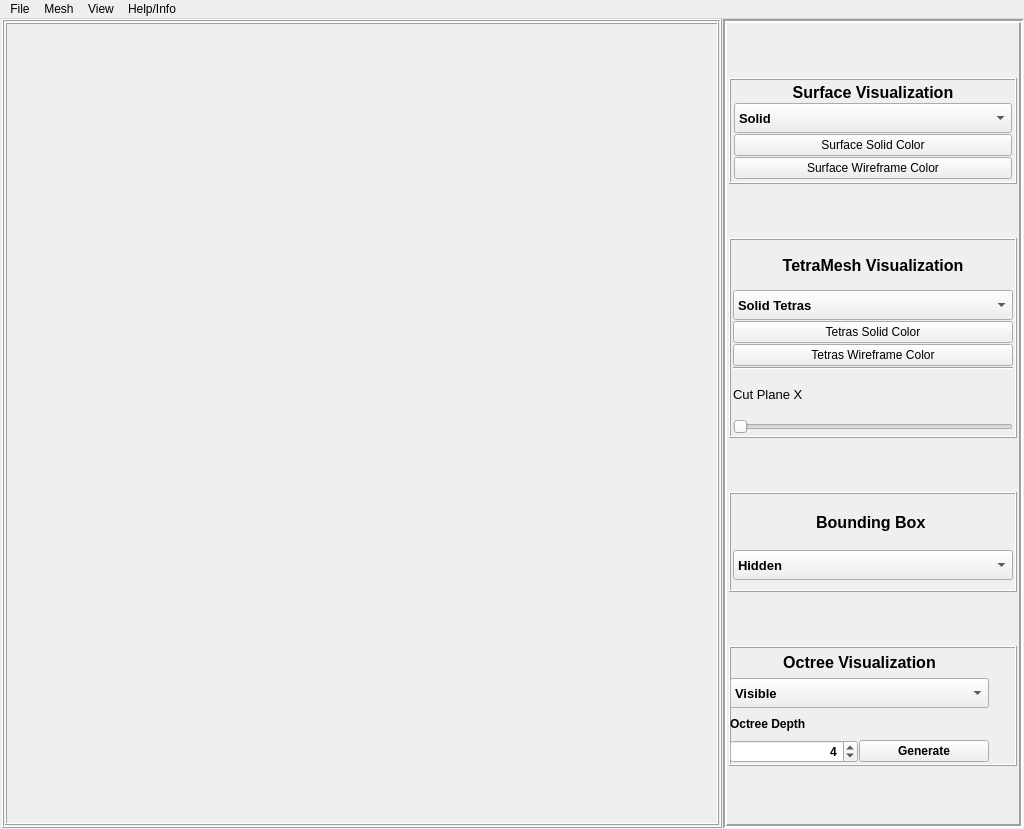
 <widget class="QMainWindow" name="MainWindow">
  <property name="geometry">
   <rect>
    <x>0</x>
    <y>0</y>
    <width>1024</width>
    <height>829</height>
   </rect>
  </property>
  <property name="sizePolicy">
   <sizepolicy hsizetype="MinimumExpanding" vsizetype="MinimumExpanding">
    <horstretch>1</horstretch>
    <verstretch>1</verstretch>
   </sizepolicy>
  </property>
  <property name="minimumSize">
   <size>
    <width>0</width>
    <height>0</height>
   </size>
  </property>
  <property name="windowTitle">
   <string>QTetraMesher</string>
  </property>
  <widget class="QWidget" name="centralWidget">
   <property name="sizePolicy">
    <sizepolicy hsizetype="MinimumExpanding" vsizetype="MinimumExpanding">
     <horstretch>0</horstretch>
     <verstretch>0</verstretch>
    </sizepolicy>
   </property>
   <property name="minimumSize">
    <size>
     <width>1024</width>
     <height>768</height>
    </size>
   </property>
   <property name="sizeIncrement">
    <size>
     <width>0</width>
     <height>0</height>
    </size>
   </property>
   <layout class="QGridLayout" name="gridLayout">
    <property name="leftMargin">
     <number>2</number>
    </property>
    <property name="topMargin">
     <number>0</number>
    </property>
    <property name="rightMargin">
     <number>1</number>
    </property>
    <property name="bottomMargin">
     <number>1</number>
    </property>
    <property name="spacing">
     <number>1</number>
    </property>
    <item row="0" column="1">
     <layout class="QHBoxLayout" name="mainLayout">
      <property name="spacing">
       <number>1</number>
      </property>
      <item>
       <widget class="QFrame" name="viewAndControlFrame">
        <property name="frameShape">
         <enum>QFrame::Box</enum>
        </property>
        <property name="frameShadow">
         <enum>QFrame::Raised</enum>
        </property>
        <layout class="QGridLayout" name="gridLayout_3">
         <property name="leftMargin">
          <number>1</number>
         </property>
         <property name="topMargin">
          <number>1</number>
         </property>
         <property name="rightMargin">
          <number>1</number>
         </property>
         <property name="bottomMargin">
          <number>1</number>
         </property>
         <property name="spacing">
          <number>1</number>
         </property>
         <item row="0" column="0">
          <layout class="QVBoxLayout" name="viewAndControlLayout">
           <property name="spacing">
            <number>1</number>
           </property>
           <item>
            <widget class="QFrame" name="qglViewerFrame">
             <property name="frameShape">
              <enum>QFrame::Box</enum>
             </property>
             <property name="frameShadow">
              <enum>QFrame::Raised</enum>
             </property>
             <layout class="QGridLayout" name="gridLayout_4">
              <property name="leftMargin">
               <number>1</number>
              </property>
              <property name="topMargin">
               <number>1</number>
              </property>
              <property name="rightMargin">
               <number>1</number>
              </property>
              <property name="bottomMargin">
               <number>1</number>
              </property>
              <property name="spacing">
               <number>1</number>
              </property>
              <item row="0" column="0">
               <widget class="QGLTetraViewer" name="viewer" native="true"/>
              </item>
             </layout>
            </widget>
           </item>
          </layout>
         </item>
        </layout>
       </widget>
      </item>
      <item>
       <widget class="QFrame" name="visualizationFrame">
        <property name="sizePolicy">
         <sizepolicy hsizetype="MinimumExpanding" vsizetype="Preferred">
          <horstretch>0</horstretch>
          <verstretch>0</verstretch>
         </sizepolicy>
        </property>
        <property name="minimumSize">
         <size>
          <width>300</width>
          <height>0</height>
         </size>
        </property>
        <property name="maximumSize">
         <size>
          <width>0</width>
          <height>16777215</height>
         </size>
        </property>
        <property name="layoutDirection">
         <enum>Qt::LeftToRight</enum>
        </property>
        <property name="frameShape">
         <enum>QFrame::Box</enum>
        </property>
        <property name="frameShadow">
         <enum>QFrame::Sunken</enum>
        </property>
        <property name="lineWidth">
         <number>2</number>
        </property>
        <layout class="QHBoxLayout" name="horizontalLayout_3">
         <property name="leftMargin">
          <number>1</number>
         </property>
         <property name="topMargin">
          <number>1</number>
         </property>
         <property name="rightMargin">
          <number>1</number>
         </property>
         <property name="bottomMargin">
          <number>1</number>
         </property>
         <item>
          <layout class="QGridLayout" name="gridLayout_2">
           <property name="leftMargin">
            <number>1</number>
           </property>
           <property name="topMargin">
            <number>1</number>
           </property>
           <property name="rightMargin">
            <number>1</number>
           </property>
           <property name="bottomMargin">
            <number>1</number>
           </property>
           <property name="spacing">
            <number>1</number>
           </property>
           <item row="5" column="0">
            <widget class="QFrame" name="octreeFrame">
             <property name="sizePolicy">
              <sizepolicy hsizetype="Preferred" vsizetype="Fixed">
               <horstretch>0</horstretch>
               <verstretch>0</verstretch>
              </sizepolicy>
             </property>
             <property name="minimumSize">
              <size>
               <width>0</width>
               <height>120</height>
              </size>
             </property>
             <property name="frameShape">
              <enum>QFrame::Box</enum>
             </property>
             <property name="frameShadow">
              <enum>QFrame::Raised</enum>
             </property>
             <widget class="QWidget" name="verticalLayoutWidget">
              <property name="geometry">
               <rect>
                <x>0</x>
                <y>0</y>
                <width>261</width>
                <height>118</height>
               </rect>
              </property>
              <layout class="QVBoxLayout" name="octreeVisLayout" stretch="0,0,0,0">
               <property name="spacing">
                <number>1</number>
               </property>
               <property name="sizeConstraint">
                <enum>QLayout::SetDefaultConstraint</enum>
               </property>
               <property name="leftMargin">
                <number>1</number>
               </property>
               <property name="topMargin">
                <number>1</number>
               </property>
               <property name="rightMargin">
                <number>1</number>
               </property>
               <property name="bottomMargin">
                <number>1</number>
               </property>
               <item>
                <widget class="QLabel" name="octreeVisLabel">
                 <property name="sizePolicy">
                  <sizepolicy hsizetype="Preferred" vsizetype="Fixed">
                   <horstretch>0</horstretch>
                   <verstretch>0</verstretch>
                  </sizepolicy>
                 </property>
                 <property name="minimumSize">
                  <size>
                   <width>0</width>
                   <height>30</height>
                  </size>
                 </property>
                 <property name="font">
                  <font>
                   <pointsize>12</pointsize>
                   <bold>true</bold>
                  </font>
                 </property>
                 <property name="text">
                  <string>Octree Visualization</string>
                 </property>
                 <property name="alignment">
                  <set>Qt::AlignCenter</set>
                 </property>
                 <property name="margin">
                  <number>2</number>
                 </property>
                </widget>
               </item>
               <item>
                <widget class="QComboBox" name="octreeCombo">
                 <property name="sizePolicy">
                  <sizepolicy hsizetype="Preferred" vsizetype="Fixed">
                   <horstretch>0</horstretch>
                   <verstretch>0</verstretch>
                  </sizepolicy>
                 </property>
                 <property name="minimumSize">
                  <size>
                   <width>0</width>
                   <height>30</height>
                  </size>
                 </property>
                 <property name="font">
                  <font>
                   <pointsize>10</pointsize>
                   <bold>true</bold>
                  </font>
                 </property>
                 <property name="currentIndex">
                  <number>1</number>
                 </property>
                 <property name="frame">
                  <bool>true</bool>
                 </property>
                 <item>
                  <property name="text">
                   <string>Hidden</string>
                  </property>
                 </item>
                 <item>
                  <property name="text">
                   <string>Visible</string>
                  </property>
                 </item>
                 <item>
                  <property name="text">
                   <string>Leafs Only</string>
                  </property>
                 </item>
                </widget>
               </item>
               <item>
                <widget class="QLabel" name="octreeDepthLabel">
                 <property name="font">
                  <font>
                   <bold>true</bold>
                  </font>
                 </property>
                 <property name="text">
                  <string>Octree Depth</string>
                 </property>
                </widget>
               </item>
               <item>
                <layout class="QHBoxLayout" name="horizontalLayout_5">
                 <item>
                  <widget class="QSpinBox" name="octreeDepthSpinbox">
                   <property name="sizePolicy">
                    <sizepolicy hsizetype="MinimumExpanding" vsizetype="Fixed">
                     <horstretch>0</horstretch>
                     <verstretch>0</verstretch>
                    </sizepolicy>
                   </property>
                   <property name="minimumSize">
                    <size>
                     <width>120</width>
                     <height>0</height>
                    </size>
                   </property>
                   <property name="font">
                    <font>
                     <bold>true</bold>
                    </font>
                   </property>
                   <property name="layoutDirection">
                    <enum>Qt::LeftToRight</enum>
                   </property>
                   <property name="alignment">
                    <set>Qt::AlignRight|Qt::AlignTrailing|Qt::AlignVCenter</set>
                   </property>
                   <property name="minimum">
                    <number>1</number>
                   </property>
                   <property name="maximum">
                    <number>16</number>
                   </property>
                   <property name="value">
                    <number>4</number>
                   </property>
                  </widget>
                 </item>
                 <item>
                  <widget class="QPushButton" name="octreeGenerateButton">
                   <property name="sizePolicy">
                    <sizepolicy hsizetype="Preferred" vsizetype="Fixed">
                     <horstretch>0</horstretch>
                     <verstretch>0</verstretch>
                    </sizepolicy>
                   </property>
                   <property name="minimumSize">
                    <size>
                     <width>130</width>
                     <height>0</height>
                    </size>
                   </property>
                   <property name="font">
                    <font>
                     <bold>true</bold>
                    </font>
                   </property>
                   <property name="text">
                    <string>Generate</string>
                   </property>
                  </widget>
                 </item>
                </layout>
               </item>
              </layout>
             </widget>
            </widget>
           </item>
           <item row="1" column="0">
            <widget class="QFrame" name="surfaceVisFrame">
             <property name="sizePolicy">
              <sizepolicy hsizetype="Preferred" vsizetype="Fixed">
               <horstretch>0</horstretch>
               <verstretch>0</verstretch>
              </sizepolicy>
             </property>
             <property name="minimumSize">
              <size>
               <width>0</width>
               <height>100</height>
              </size>
             </property>
             <property name="frameShape">
              <enum>QFrame::Box</enum>
             </property>
             <property name="frameShadow">
              <enum>QFrame::Raised</enum>
             </property>
             <layout class="QHBoxLayout" name="horizontalLayout_2">
              <property name="leftMargin">
               <number>2</number>
              </property>
              <property name="topMargin">
               <number>2</number>
              </property>
              <property name="rightMargin">
               <number>2</number>
              </property>
              <property name="bottomMargin">
               <number>2</number>
              </property>
              <item>
               <layout class="QVBoxLayout" name="surfaceVisLayout">
                <property name="spacing">
                 <number>1</number>
                </property>
                <property name="leftMargin">
                 <number>1</number>
                </property>
                <property name="topMargin">
                 <number>1</number>
                </property>
                <property name="rightMargin">
                 <number>1</number>
                </property>
                <property name="bottomMargin">
                 <number>1</number>
                </property>
                <item>
                 <widget class="QLabel" name="surfaceVisLabel">
                  <property name="font">
                   <font>
                    <pointsize>12</pointsize>
                    <bold>true</bold>
                   </font>
                  </property>
                  <property name="frameShape">
                   <enum>QFrame::NoFrame</enum>
                  </property>
                  <property name="text">
                   <string>Surface Visualization</string>
                  </property>
                  <property name="alignment">
                   <set>Qt::AlignCenter</set>
                  </property>
                  <property name="margin">
                   <number>2</number>
                  </property>
                 </widget>
                </item>
                <item>
                 <widget class="QComboBox" name="surfaceCombo">
                  <property name="minimumSize">
                   <size>
                    <width>0</width>
                    <height>30</height>
                   </size>
                  </property>
                  <property name="font">
                   <font>
                    <pointsize>10</pointsize>
                    <bold>true</bold>
                   </font>
                  </property>
                  <item>
                   <property name="text">
                    <string>Solid</string>
                   </property>
                  </item>
                  <item>
                   <property name="text">
                    <string>Wireframe</string>
                   </property>
                  </item>
                  <item>
                   <property name="text">
                    <string>Hidden</string>
                   </property>
                  </item>
                 </widget>
                </item>
                <item>
                 <widget class="QPushButton" name="surfaceColorButton">
                  <property name="text">
                   <string>Surface Solid Color</string>
                  </property>
                 </widget>
                </item>
                <item>
                 <widget class="QPushButton" name="surfaceWireframeColorButton">
                  <property name="text">
                   <string>Surface Wireframe Color</string>
                  </property>
                 </widget>
                </item>
               </layout>
              </item>
             </layout>
            </widget>
           </item>
           <item row="4" column="0">
            <widget class="QFrame" name="boundingBoxFrame">
             <property name="sizePolicy">
              <sizepolicy hsizetype="Preferred" vsizetype="Fixed">
               <horstretch>0</horstretch>
               <verstretch>0</verstretch>
              </sizepolicy>
             </property>
             <property name="minimumSize">
              <size>
               <width>0</width>
               <height>100</height>
              </size>
             </property>
             <property name="frameShape">
              <enum>QFrame::Box</enum>
             </property>
             <property name="frameShadow">
              <enum>QFrame::Raised</enum>
             </property>
             <layout class="QHBoxLayout" name="horizontalLayout_4">
              <property name="spacing">
               <number>1</number>
              </property>
              <property name="leftMargin">
               <number>1</number>
              </property>
              <property name="topMargin">
               <number>1</number>
              </property>
              <property name="rightMargin">
               <number>1</number>
              </property>
              <item>
               <layout class="QVBoxLayout" name="verticalLayout_2">
                <property name="spacing">
                 <number>1</number>
                </property>
                <property name="leftMargin">
                 <number>1</number>
                </property>
                <property name="topMargin">
                 <number>1</number>
                </property>
                <property name="rightMargin">
                 <number>1</number>
                </property>
                <property name="bottomMargin">
                 <number>1</number>
                </property>
                <item>
                 <widget class="QLabel" name="boundingVisLabel">
                  <property name="font">
                   <font>
                    <pointsize>12</pointsize>
                    <bold>true</bold>
                   </font>
                  </property>
                  <property name="text">
                   <string>Bounding Box </string>
                  </property>
                  <property name="alignment">
                   <set>Qt::AlignCenter</set>
                  </property>
                 </widget>
                </item>
                <item>
                 <widget class="QComboBox" name="boundingBoxCombo">
                  <property name="minimumSize">
                   <size>
                    <width>0</width>
                    <height>30</height>
                   </size>
                  </property>
                  <property name="font">
                   <font>
                    <pointsize>10</pointsize>
                    <bold>true</bold>
                   </font>
                  </property>
                  <item>
                   <property name="text">
                    <string>Hidden</string>
                   </property>
                  </item>
                  <item>
                   <property name="text">
                    <string>BoundingBox</string>
                   </property>
                  </item>
                  <item>
                   <property name="text">
                    <string>BoundingCube</string>
                   </property>
                  </item>
                 </widget>
                </item>
               </layout>
              </item>
             </layout>
            </widget>
           </item>
           <item row="2" column="0">
            <widget class="QFrame" name="tetraVisFrame">
             <property name="sizePolicy">
              <sizepolicy hsizetype="Preferred" vsizetype="Fixed">
               <horstretch>0</horstretch>
               <verstretch>0</verstretch>
              </sizepolicy>
             </property>
             <property name="minimumSize">
              <size>
               <width>0</width>
               <height>200</height>
              </size>
             </property>
             <property name="frameShape">
              <enum>QFrame::Box</enum>
             </property>
             <property name="frameShadow">
              <enum>QFrame::Raised</enum>
             </property>
             <layout class="QHBoxLayout" name="horizontalLayout">
              <property name="spacing">
               <number>1</number>
              </property>
              <property name="leftMargin">
               <number>1</number>
              </property>
              <property name="topMargin">
               <number>1</number>
              </property>
              <property name="rightMargin">
               <number>1</number>
              </property>
              <property name="bottomMargin">
               <number>1</number>
              </property>
              <item>
               <layout class="QVBoxLayout" name="verticalLayout">
                <property name="spacing">
                 <number>1</number>
                </property>
                <property name="leftMargin">
                 <number>1</number>
                </property>
                <property name="topMargin">
                 <number>1</number>
                </property>
                <property name="rightMargin">
                 <number>1</number>
                </property>
                <property name="bottomMargin">
                 <number>1</number>
                </property>
                <item>
                 <widget class="QLabel" name="tetraVisLabel">
                  <property name="font">
                   <font>
                    <pointsize>12</pointsize>
                    <bold>true</bold>
                   </font>
                  </property>
                  <property name="text">
                   <string>TetraMesh Visualization</string>
                  </property>
                  <property name="textFormat">
                   <enum>Qt::AutoText</enum>
                  </property>
                  <property name="alignment">
                   <set>Qt::AlignCenter</set>
                  </property>
                 </widget>
                </item>
                <item>
                 <widget class="QComboBox" name="tetraCombo">
                  <property name="minimumSize">
                   <size>
                    <width>0</width>
                    <height>30</height>
                   </size>
                  </property>
                  <property name="font">
                   <font>
                    <pointsize>10</pointsize>
                    <bold>true</bold>
                   </font>
                  </property>
                  <item>
                   <property name="text">
                    <string>Solid Tetras</string>
                   </property>
                  </item>
                  <item>
                   <property name="text">
                    <string>Wireframe</string>
                   </property>
                  </item>
                  <item>
                   <property name="text">
                    <string>Hidden</string>
                   </property>
                  </item>
                 </widget>
                </item>
                <item>
                 <widget class="QPushButton" name="tetraSolidColorButton">
                  <property name="text">
                   <string>Tetras Solid Color</string>
                  </property>
                 </widget>
                </item>
                <item>
                 <widget class="QPushButton" name="tetraWireframeColorButton">
                  <property name="text">
                   <string>Tetras Wireframe Color</string>
                  </property>
                 </widget>
                </item>
                <item>
                 <widget class="Line" name="line">
                  <property name="orientation">
                   <enum>Qt::Horizontal</enum>
                  </property>
                 </widget>
                </item>
                <item>
                 <widget class="QLabel" name="cutPlaneLabel">
                  <property name="font">
                   <font>
                    <pointsize>10</pointsize>
                    <bold>false</bold>
                   </font>
                  </property>
                  <property name="frameShape">
                   <enum>QFrame::NoFrame</enum>
                  </property>
                  <property name="text">
                   <string>Cut Plane X</string>
                  </property>
                  <property name="alignment">
                   <set>Qt::AlignLeading|Qt::AlignLeft|Qt::AlignVCenter</set>
                  </property>
                 </widget>
                </item>
                <item>
                 <widget class="QSlider" name="cutPlaneSlider">
                  <property name="orientation">
                   <enum>Qt::Horizontal</enum>
                  </property>
                 </widget>
                </item>
               </layout>
              </item>
             </layout>
            </widget>
           </item>
          </layout>
         </item>
        </layout>
       </widget>
      </item>
     </layout>
    </item>
   </layout>
  </widget>
  <widget class="QMenuBar" name="menuBar">
   <property name="geometry">
    <rect>
     <x>0</x>
     <y>0</y>
     <width>1024</width>
     <height>26</height>
    </rect>
   </property>
   <widget class="QMenu" name="menuFile">
    <property name="title">
     <string>File</string>
    </property>
    <addaction name="actionLoad_Surface_OBJ_OFF_3DS_PLY"/>
    <addaction name="actionLoad_GMSH"/>
    <addaction name="actionLoad_Tetgen"/>
    <addaction name="separator"/>
    <addaction name="actionExport_Surface"/>
    <addaction name="actionExport_GMSH_2"/>
    <addaction name="separator"/>
    <addaction name="actionQuit"/>
   </widget>
   <widget class="QMenu" name="menuHelp_Info">
    <property name="title">
     <string>Help/Info</string>
    </property>
    <addaction name="actionHelp"/>
    <addaction name="actionAbout_QGLViewer"/>
   </widget>
   <widget class="QMenu" name="menuView">
    <property name="title">
     <string>View</string>
    </property>
    <addaction name="actionShow_FPS"/>
    <addaction name="actionShow_Grid"/>
    <addaction name="actionShow_Axis"/>
    <addaction name="actionFullscreen"/>
   </widget>
   <widget class="QMenu" name="menuMesh">
    <property name="title">
     <string>Mesh</string>
    </property>
    <addaction name="actionMeshTetraStuffing"/>
    <addaction name="actionCGAL_Tetrahedralize"/>
    <addaction name="actionTetgen_Tetrahedralize"/>
    <addaction name="actionQuartetTetraStuffing"/>
    <addaction name="separator"/>
    <addaction name="actionGenerate_Octree"/>
    <addaction name="separator"/>
    <addaction name="actionScale_x10"/>
    <addaction name="actionScale_x_0_1"/>
   </widget>
   <addaction name="menuFile"/>
   <addaction name="menuMesh"/>
   <addaction name="menuView"/>
   <addaction name="menuHelp_Info"/>
  </widget>
  <action name="actionLoad_GMSH">
   <property name="text">
    <string>Load GMSH (.msh)</string>
   </property>
  </action>
  <action name="actionLoad_NXU2">
   <property name="text">
    <string>Load NXU2 (.xml)</string>
   </property>
  </action>
  <action name="actionLoad_Tetgen">
   <property name="text">
    <string>Load Tetgen (not yet...)</string>
   </property>
  </action>
  <action name="actionExport_OBJ">
   <property name="text">
    <string>Export OBJ</string>
   </property>
  </action>
  <action name="actionExport_GMSH">
   <property name="text">
    <string>Export GMSH</string>
   </property>
  </action>
  <action name="actionExport_Tetgen">
   <property name="text">
    <string>Export Tetgen</string>
   </property>
  </action>
  <action name="actionQuit">
   <property name="text">
    <string>Quit</string>
   </property>
  </action>
  <action name="actionExport_Surface">
   <property name="text">
    <string>Export Surface  (.obj/.ply/.stl/.dae/.3ds)</string>
   </property>
  </action>
  <action name="actionExport_GMSH_2">
   <property name="text">
    <string>Export GMSH (.msh)</string>
   </property>
  </action>
  <action name="actionExport_Tetgen_2">
   <property name="text">
    <string>Export Tetgen (.node + .ele)</string>
   </property>
  </action>
  <action name="actionShow_FPS">
   <property name="checkable">
    <bool>true</bool>
   </property>
   <property name="checked">
    <bool>true</bool>
   </property>
   <property name="text">
    <string>Show FPS</string>
   </property>
  </action>
  <action name="actionShow_Grid">
   <property name="checkable">
    <bool>true</bool>
   </property>
   <property name="checked">
    <bool>true</bool>
   </property>
   <property name="text">
    <string>Show Grid</string>
   </property>
  </action>
  <action name="actionShow_Axis">
   <property name="checkable">
    <bool>true</bool>
   </property>
   <property name="checked">
    <bool>true</bool>
   </property>
   <property name="text">
    <string>Show Axis</string>
   </property>
  </action>
  <action name="actionHelp">
   <property name="text">
    <string>Help</string>
   </property>
  </action>
  <action name="actionAbout">
   <property name="text">
    <string>About QTetraMesher</string>
   </property>
  </action>
  <action name="actionFullscreen">
   <property name="checkable">
    <bool>true</bool>
   </property>
   <property name="text">
    <string>Fullscreen</string>
   </property>
   <property name="toolTip">
    <string>Toggle Fullscreen</string>
   </property>
  </action>
  <action name="actionAbout_QGLViewer">
   <property name="text">
    <string>About QGLViewer</string>
   </property>
  </action>
  <action name="actionMeshTetraStuffing">
   <property name="text">
    <string>Sofa TetraStuffing</string>
   </property>
  </action>
  <action name="actionCGAL_Tetrahedralize">
   <property name="text">
    <string>CGAL Tetrahedralize</string>
   </property>
  </action>
  <action name="actionLoad_Surface_OBJ_OFF_3DS_PLY">
   <property name="text">
    <string>Load Surface  (.obj/.ply/.stl/.dae/.3ds)</string>
   </property>
  </action>
  <action name="actionScale_x10">
   <property name="text">
    <string>Scale x 10</string>
   </property>
  </action>
  <action name="actionScale_x_0_1">
   <property name="text">
    <string>Scale x 0.1</string>
   </property>
  </action>
  <action name="actionGenerate_Octree">
   <property name="text">
    <string>Generate Octree</string>
   </property>
  </action>
  <action name="actionQuartetTetraStuffing">
   <property name="text">
    <string>Quartet TetraStuffing (Unstable...)</string>
   </property>
  </action>
  <action name="actionTetgen_Tetrahedralize">
   <property name="text">
    <string>Tetgen Tetrahedralize</string>
   </property>
   <property name="menuRole">
    <enum>QAction::NoRole</enum>
   </property>
  </action>
 </widget>
